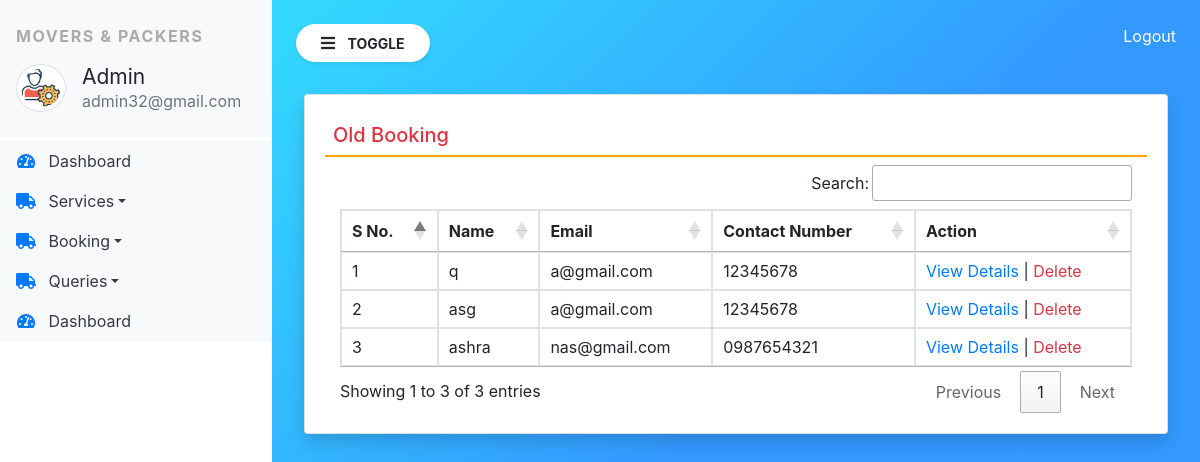
Page /old_booking (signed in) on the committed database.
### moverspackers/models.py (models this page shows, shortened)
class SiteUser(models.Model):
    name = models.CharField(max_length=100,null=True)
    email = models.CharField(max_length=100,null=True)
    mobile = models.CharField(max_length=11,null=True)
    location = models.CharField(max_length=200, null=True)
    shiftingloc = models.CharField(max_length=200, null=True)
    shiftingdate= models.DateField( null=True)
    briefitems = models.CharField(max_length=100,null=True)
    items = models.CharField(max_length=5000, null=True)
    requestdate = models.DateField( null=True)
    remark = models.CharField(max_length=500, null=True)
    status = models.CharField(max_length=300, null=True)
    updationdate = models.DateField( null=True)

### moverspackers/views.py (the view)
# urls.py: path('old_booking',old_booking,name="old_booking"),
def old_booking(request):
    if not request.user.is_authenticated:
        return redirect('admin_login')
    booking = SiteUser.objects.filter(status="1")
    return render(request, 'old_booking.html',locals())

### moverspackers/templates/old_booking.html
{% extends 'admin_base.html' %}
{% block main %}
<div class="card shadow m-2">
    <div class="card-body">
        <h5 class="p-2 text-danger" style="border-bottom : 2px solid orange">Old Booking</h5>
        <div class="container-fluid">
            <table class="table table-bordered" id="example">
                <thead>
                <tr>
                   <th>S No.</th>
                    <th>Name</th>
                    <th>Email</th>
                    <th>Contact Number</th>
                    <th>Action</th>
                </tr>
                </thead>
                <tbody>
                {% for i in booking %}
                <tr>
                    <td>{{forloop.counter}}</td>
                      <td>{{i.name}}</td>
                      <td>{{i.email}}</td>
                      <td>{{i.mobile}}</td>
                    <td><a href="{% url 'view_bookingdetail' i.id %}">View Details</a>
                       | <a href="{% url 'delete_booking' i.id %}" class="text-danger" onclick="return confirm('Are You Sure?')">Delete</a>
                    </td>
                </tr>
                {% endfor %}
                </tbody>
            </table>
        </div>
    </div>
</div>
{% endblock %}

### moverspackers/templates/admin_base.html (shortened to what this page needs)
{% load static %}
<html>
<head>
</head>
</html>
  <link rel="stylesheet" href="https://cdn.jsdelivr.net/npm/bootstrap@4.6.2/dist/css/bootstrap.min.css">
<link rel="stylesheet" href="{% static 'css/sidebar.css' %}">
<link rel="stylesheet" href="https://use.fontawesome.com/releases/v5.7.0/css/all.css">
    <link rel="stylesheet" href="https://cdn.datatables.net/1.11.3/css/jquery.dataTables.min.css">
    <link rel="stylesheet" href="https://cdn.datatables.net/buttons/2.0.1/css/buttons.dataTables.min.css">
 </head>
<body>
<div class="bg-white vertical-nav" id="sidebar">
  <div class="py-4 px-3 bg-light mb-1">
    <p class="font-weight-bold text-uppercase px-0.5 sidebar-title">Movers & Packers</p>
    <dev class="media d-flex align-items center">
      <img src="{% static 'images/logo.jpeg' %}" width="50" height="50" class="mr-3 rounded-circle img-thumbnail shawod-sm">
     <dev class="media-body">
       <h4 class="mb-0">
         <small>Admin</small>
         </h4>
       <p class="text-muted mb-0">{{request.user.email}}</p>
     </dev>
    </dev>
  </div>
  <ul class="nav flex-column bg-white">
    <li class="nav-item">
      <a href="{% url 'admin_home' %}" class="nav-link text-dark bg-light">
        <i class="fas fa-tachometer-alt fa-fw mr-2 text-primary"></i>
        Dashboard</a>
    </li>
    <li class="nav-item dropdown">
      <a href="#" class="nav-link dropdown-toggle text-dark bg-light" id="navbardrop" data-toggle="dropdown">
        <i class="fas fa-light fa-truck fa-fw mr-2 text-primary"></i>
        Services</a>
    </li>
    <li class="nav-item dropdown">
      <a href="#" class="nav-link dropdown-toggle text-dark bg-light" id="navbardrop" data-toggle="dropdown">
        <i class="fas fa-light fa-truck fa-fw mr-2 text-primary"></i>
        Booking</a>
    </li>
    <li class="nav-item dropdown">
      <a href="#" class="nav-link dropdown-toggle text-dark bg-light" id="navbardrop" data-toggle="dropdown">
        <i class="fas fa-light fa-truck fa-fw mr-2 text-primary"></i>
        Queries</a>
    </li>
    <li class="nav-item">
      <a href="{% url 'admin_home' %}" class="nav-link text-dark bg-light">
        <i class="fas fa-tachometer-alt fa-fw mr-2 text-primary"></i>
        Dashboard</a>
    </li>
  </ul>
</div>
<div class="page-content p-4" id="content">
  <a href="{% url 'logout' %}" title="logout" class="text-white float-right">Logout</a>
  <button id="sidebarCollapse" type="button" class="btn btn-light bg-white rounded-pill shadow-sm px-4 mb-4">
   <i class="fas fa-bars mr-2"></i>
    <small class="text-uppercase font-weight-bold">Toggle</small>
  </button>
  {% block main%}
  {%endblock%}
</div>
</body>
</html>

### moverspackers/static/css/sidebar.css (style rules this page uses)
.sidebar-title { letter-spacing : 0.1em; color:#aaa }
body { background-image : linear-gradient(135.9deg, rgba(0, 204, 255, 0.8) 16.4%, rgba(0, 128, 255, 0.8) 56.1%); min-height : 100vh; }
.vertical-nav { min-width :17rem; width : 17rem; height : 100vh; position : fixed; top : 0; left : 0; transition : all 0.4s }
.page-content { width : calc(100%-17rem); margin-left : 17rem; transition : all 0.4s }

### rows in the picture
SiteUser: name "q", email "a@gmail.com", mobile "12345678"
SiteUser: name "asg", email "a@gmail.com", mobile "12345678"
SiteUser: name "ashra", email "nas@gmail.com", mobile "0987654321"

### other values in the picture
{{ request.user.email }} "admin32@gmail.com"
